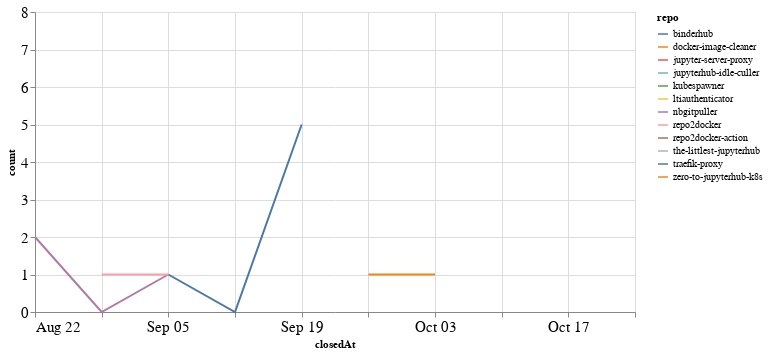

Notebook code cell kept with this figure:
### Code cell
closed_by_time = closed_by.groupby('repo').resample('W', on='closedAt').count()['author'].reset_index()
closed_by_time = closed_by_time.rename(columns={'author': 'count'})

alt.Chart(closed_by_time, width=600).mark_line().encode(
    x='closedAt',
    y='count',
    color='repo',
    tooltip="repo"
)

### Figure 1 — Vega-Lite specification as saved in the notebook (floating-point values rounded to 4 significant figures)
{"config": {"axisLeft": {"labelFontSize": 15}, "axisBottom": {"labelFontSize": 15}}, "data": {"name": "data-a7be41cca985768a620facf67b0feaa5"}, "mark": "line", "encoding": {"color": {"type": "nominal", "field": "repo"}, "tooltip": {"type": "nominal", "field": "repo"}, "x": {"type": "temporal", "field": "closedAt"}, "y": {"type": "quantitative", "field": "count"}}, "width": 600, "$schema": "https://vega.github.io/schema/vega-lite/v4.8.1.json", "datasets": {"data-a7be41cca985768a620facf67b0feaa5": [{"repo": "binderhub", "closedAt": "2021-09-05T00:00:00", "count": 1}, {"repo": "binderhub", "closedAt": "2021-09-12T00:00:00", "count": 0}, {"repo": "binderhub", "closedAt": "2021-09-19T00:00:00", "count": 5}, {"repo": "docker-image-cleaner", "closedAt": "2021-09-19T00:00:00", "count": 2}, {"repo": "jupyter-server-proxy", "closedAt": "2021-08-29T00:00:00", "count": 2}, {"repo": "jupyterhub-idle-culler", "closedAt": "2021-09-26T00:00:00", "count": 1}, {"repo": "kubespawner", "closedAt": "2021-10-10T00:00:00", "count": 1}, {"repo": "ltiauthenticator", "closedAt": "2021-09-05T00:00:00", "count": 1}, {"repo": "nbgitpuller", "closedAt": "2021-08-22T00:00:00", "count": 2}, {"repo": "nbgitpuller", "closedAt": "2021-08-29T00:00:00", "count": 0}, {"repo": "nbgitpuller", "closedAt": "2021-09-05T00:00:00", "count": 1}, {"repo": "repo2docker", "closedAt": "2021-08-29T00:00:00", "count": 1}, {"repo": "repo2docker", "closedAt": "2021-09-05T00:00:00", "count": 1}, {"repo": "repo2docker-action", "closedAt": "2021-09-19T00:00:00", "count": 1}, {"repo": "the-littlest-jupyterhub", "closedAt": "2021-10-24T00:00:00", "count": 8}, {"repo": "traefik-proxy", "closedAt": "2021-10-24T00:00:00", "count": 3}, {"repo": "zero-to-jupyterhub-k8s", "closedAt": "2021-09-26T00:00:00", "count": 1}, {"repo": "zero-to-jupyterhub-k8s", "closedAt": "2021-10-03T00:00:00", "count": 1}]}}
